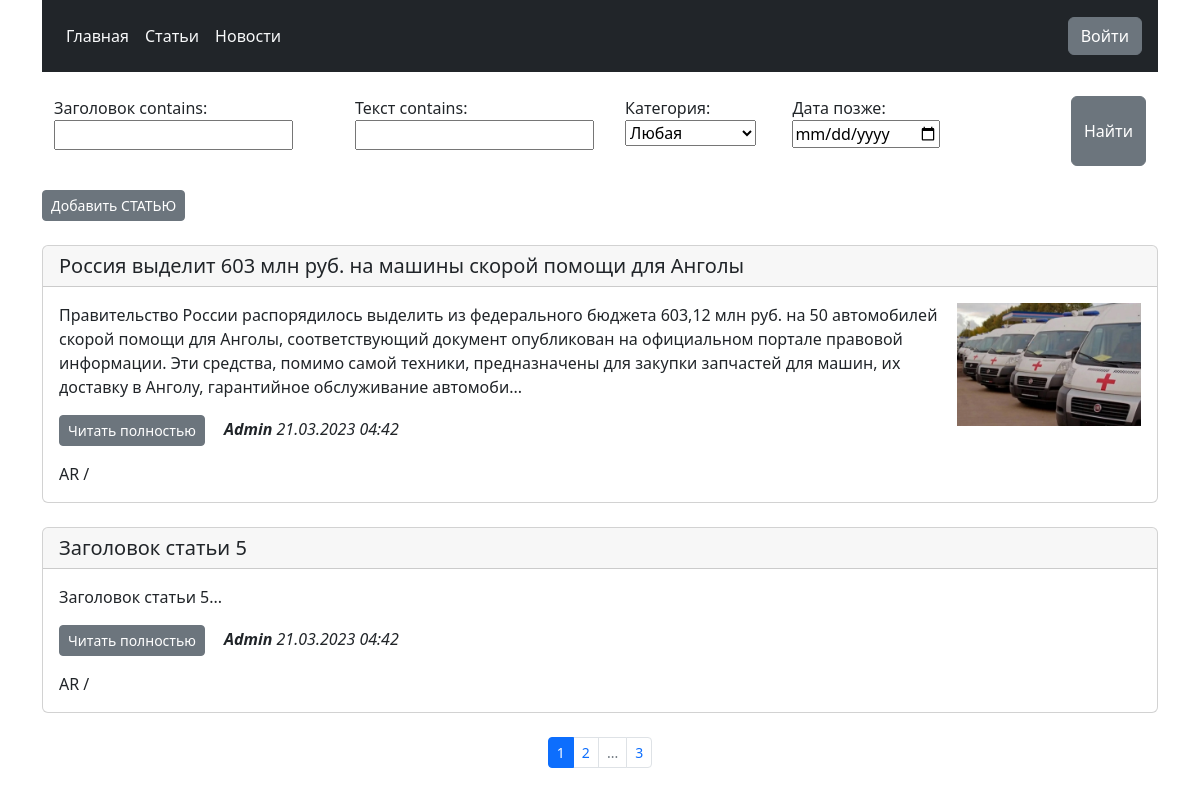
/articles/, run on an earlier commit of the app's database.
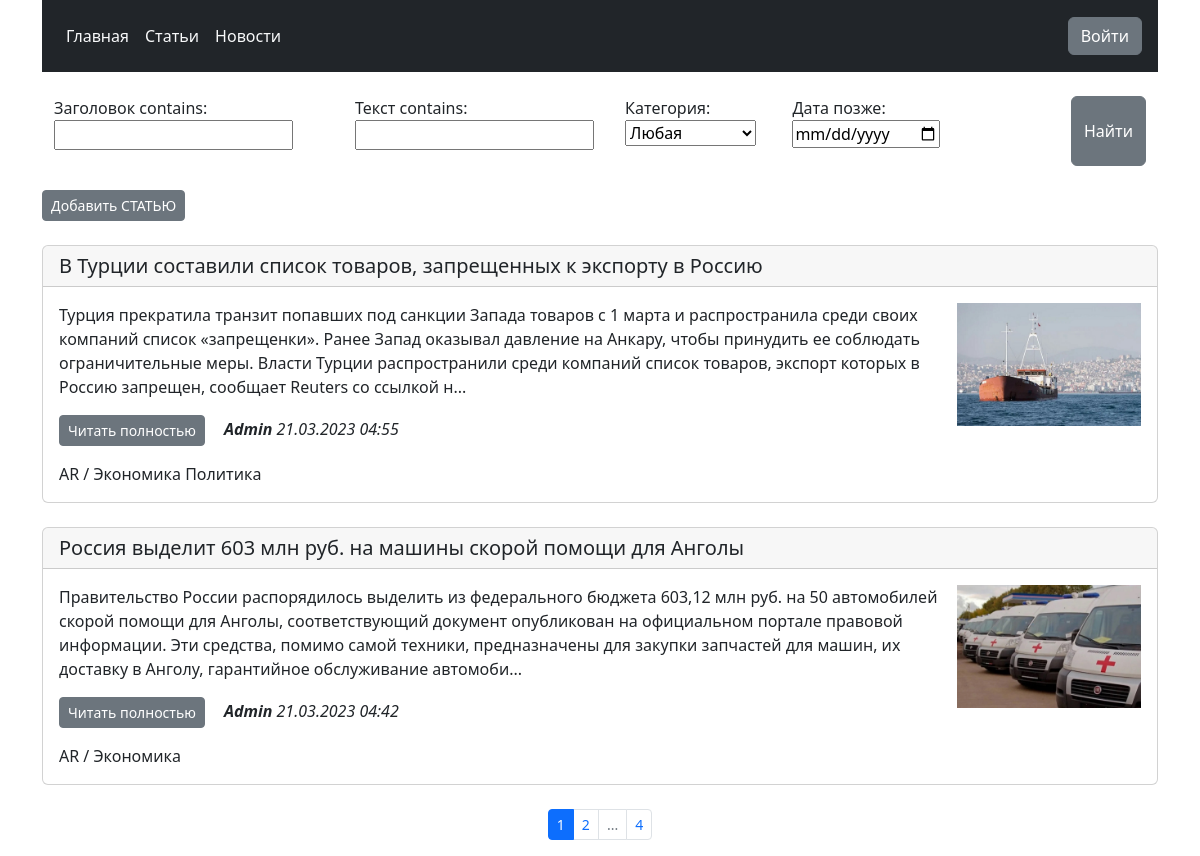
And on a later commit of the database.
### app/models.py (models this page shows, shortened)
class Post(models.Model):
    NEWS = 'NW'
    ARTICLE = 'AR'
    CATEGORY_CHOICES = ((NEWS, 'Новость'), (ARTICLE, 'Статья'))
    type_category = models.CharField(max_length=2, choices=CATEGORY_CHOICES, default=ARTICLE,
                                     verbose_name='Тип категории')
    post_title = models.CharField('Заголовок', max_length=128)
    post_text = models.TextField('Текст', max_length=2048)
    post_author = models.ForeignKey(Author, on_delete=models.CASCADE)
    post_category = models.ManyToManyField(Category, through='PostCategory', verbose_name='Категория')
    post_rating = models.SmallIntegerField(default=0)
    post_date = models.DateTimeField(auto_now_add=True, verbose_name='Дата создания')
    post_date_update = models.DateTimeField(auto_now=True, verbose_name='Дата изменения')
    post_photo = models.ImageField(upload_to="photos/%Y/%m/%d/", blank=True)
    class Meta:
        verbose_name = 'Пост'
        verbose_name_plural = 'Посты'
        ordering = ['-post_date', 'post_title']
    def preview(self):
        return self.post_text[0:350] + '...'
    def get_absolute_url(self):
        return reverse('post', kwargs={'post_id': self.pk})

class Author(models.Model):
    author_user = models.OneToOneField(User, on_delete=models.CASCADE)
    author_rating = models.SmallIntegerField(default=0)
    class Meta:
        verbose_name = 'Автор'
        verbose_name_plural = 'Авторы'

class Category(models.Model):
    name = models.CharField(max_length=64, unique=True, verbose_name='Категория')
    subscribers = models.ManyToManyField(User, related_name='category')
    def __str__(self):
        return self.name

### app/views.py (the view)
# urls.py: path('articles/', ArticlesList.as_view(), name='articles_list'),
class ArticlesList(ListView):
    model = Post
    template_name = 'posts.html'
    context_object_name = 'post'
    paginate_by = 2
    def get_queryset(self):
        queryset = super().get_queryset()
        self.filterset = PostFilter(self.request.GET, queryset)
        return self.filterset.qs.filter(type_category='AR')
    def get_context_data(self, **kwargs):
        context = super().get_context_data(**kwargs)
        context['count'] = str(self.model.objects.filter(type_category='AR').count())
        context['filterset'] = self.filterset
        return context

### app/templates/app/posts.html (shortened to what this page needs)
{% extends 'app/default.html' %}
{% load custom_filters %}
{% block content %}
<br>
<div class="container">
    <form class="d-flex" action="" method="get">
        {{ filterset.form.as_p }} ⠀⠀⠀⠀⠀ ⠀⠀⠀⠀⠀
        <button class="btn btn-secondary " type="submit">Найти</button>
    </form>
</div>
<br>
{% if request.path == '/articles/' %}
    <a href="{% url 'articles_create' %}" class="btn btn-secondary btn-sm">Добавить СТАТЬЮ</a>
{% else %}
    <a href="{% url 'news_create' %}" class="btn btn-secondary btn-sm">Добавить НОВОСТЬ</a>ㅤ
{% endif %}
<br>
{% for el in post %}
<br>
<div class="card">
    <h5 class="card-header">{{ el.post_title }}</h5>
    <div class="card-body">
        {% if el.post_photo %}
        <img src="{{el.post_photo.url}}" align="right" width="17%">
        {% endif %}
        <p class="card-text">{{ el.preview }}</p>
        <p> <a href="{{ el.get_absolute_url }}" class="btn btn-secondary btn-sm">Читать полностью</a>ㅤ
            <em><b>{{ el.post_author.author_user.username}} </b> {{ el.post_date|date:"d.m.Y H:i" }}</em></p>
        {{ el.type_category }} /
        {% for cat in el.post_category.all %}
        {{ cat.name }}
        {% endfor %}
    </div>
</div>
{% endfor %}
<br>
<nav aria-label="Page navigation example">
    <ul class="pagination justify-content-center">
        <ul class="pagination pagination-sm">
            {% for p in paginator.page_range %}
            {% if page_obj.number == p %}
            <li class="page-item active"><a class="page-link"><span class="sr-only">{{ p }}</span></a></li>
            {% elif p >= page_obj.number|add:-1 and p <= page_obj.number|add:1 %}
            <li class="page-item"><a class="page-link" href="?page={{ p }}">{{ p }}</a></li>
            {% endif %}
            {% endfor %}
            {% if page_obj.has_next %}
            <li class="page-item disabled"><a class="page-link">...</a></li>
            <li class="page-item"><a class="page-link" href="?page={{ page_obj.paginator.num_pages }}">{{page_obj.paginator.num_pages }}</a></li>
            {% endif %}
    </ul>
    </ul>
</nav>
{% endblock %}

What changed in the data, as far as the page shows it:
no longer on this page (row edited): Post: post_title "Заголовок статьи 5", preview "Заголовок статьи 5...", post_author.author_user.username "Admin", post_date "21.03.2023 04:42", type_category "AR"
now on this page (row edited): Post: post_title "В Турции составили список товаров, запрещенных к экспорту в Россию", post_photo (picture), preview "Турция прекратила транзит попавших под санкции Запада товаров с 1 марта и распространила среди своих компаний список «запрещенки». Ранее Запад оказывал давление на Анкару, чтобы принудить ее соблюдать ограничительные меры. Власти Турции распространили среди компаний список товаров, экспорт которых в Россию запрещен, сообщает Reuters со ссылкой н...", post_author.author_user.username "Admin", post_date "21.03.2023 04:55", type_category "AR"
now on this page (row unchanged): Category: name "Экономика"
now on this page (row unchanged): Category: name "Политика", shown under "В Турции составили список товаров, запрещенных к экспорту в Россию"
Also different on the page:
{{ page_obj.paginator.num_pages }}: "3" → "4"
